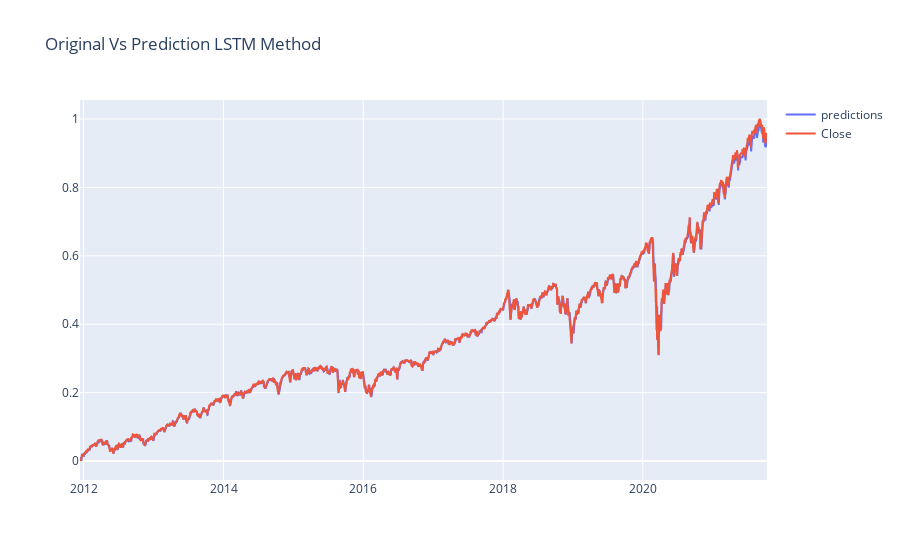

Notebook code cell kept with this figure:
### Code cell
interactive_plot(df_predicted, "Original Vs Prediction LSTM Method")

### Figure 1 — Plotly figure (JSON) as saved in the notebook; plotly's stock layout.template omitted (floating-point values rounded to 4 significant figures; data arrays with more than 128 entries replaced by an {"elided": "..."} marker saying what was removed)
{"data": [{"name": "predictions", "type": "scatter", "x": {"elided": "2473 str values"}, "y": {"elided": "2473 float values"}}, {"name": "Close", "type": "scatter", "x": {"elided": "2473 str values"}, "y": {"elided": "2473 float values"}}], "layout": {"legend": {"tracegroupgap": 0}, "title": {"text": "Original Vs Prediction LSTM Method"}, "xaxis": {"anchor": "y", "domain": [0, 1]}, "yaxis": {"anchor": "x", "domain": [0, 1]}}}
